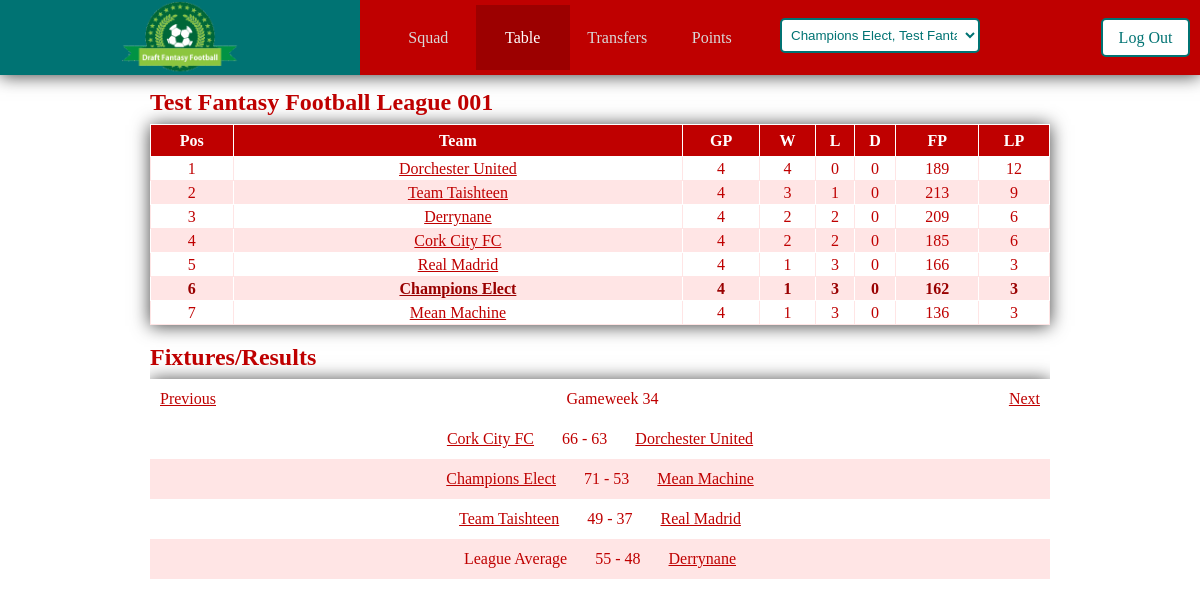
/index.php?table=true&squadid=42 (signed in), run on the app's committed database.
### tables this page shows
CREATE TABLE IF NOT EXISTS `fantasyleague` (
  `id` int(11) NOT NULL AUTO_INCREMENT,
  `name` varchar(50) NOT NULL,
  `password` varchar(20) NOT NULL,
  `draftDate` date NOT NULL,
  `draftTime` time NOT NULL,
  `draftSelectionTime` int(11) NOT NULL,
  `admin` int(11) NOT NULL,
  `status` int(11) NOT NULL DEFAULT '0',
  PRIMARY KEY (`id`)
);

CREATE TABLE IF NOT EXISTS `managersteam` (
  `id` int(11) NOT NULL AUTO_INCREMENT,
  `manager` int(11) NOT NULL,
  `league` int(11) NOT NULL,
  `name` varchar(50) NOT NULL,
  `jersey` int(11) NOT NULL,
  `colour1` int(11) NOT NULL,
  `colour2` int(11) NOT NULL,
  `w` int(11) NOT NULL,
  `l` int(11) NOT NULL,
  `d` int(11) NOT NULL,
  `totalPoints` int(11) NOT NULL,
  `fantasyPoints` int(11) NOT NULL,
  PRIMARY KEY (`id`)
);

CREATE TABLE IF NOT EXISTS `gameweek` (
  `id` int(11) NOT NULL,
  `startDate` date NOT NULL,
  `endDate` date NOT NULL,
  `status` int(11) NOT NULL DEFAULT '2',
  PRIMARY KEY (`id`)
);

CREATE TABLE IF NOT EXISTS `fantasymatch` (
  `id` int(11) NOT NULL AUTO_INCREMENT,
  `gameweek` int(11) NOT NULL,
  `league` int(11) NOT NULL,
  `team1` int(11) NOT NULL,
  `team2` int(11) NOT NULL,
  `team1score` int(11) NOT NULL,
  `team2score` int(11) NOT NULL,
  `status` int(11) NOT NULL,
  PRIMARY KEY (`id`)
);

### assets/model/league.php (the view, shortened to what the rows shown need)
<?php
class league
{
	var $database;
    public function __construct()
	{
        $this->database = new database();
	}
    public function loadLeagueTable()
    {
        $teamsLeagueResult = $this->database->_getTeamsLeague($_GET['squadid']);
        $teamsLeagueRow = $teamsLeagueResult->fetch_assoc();
        $leagueid = $teamsLeagueRow['leagueid'];
        $result =  $this->database->_loadLeagueTable($leagueid);
        $row = $result->fetch_assoc();
        echo '
            <h2>'. $row['leagueName'] .'</h2>
            <table>
                <tr>
                    <th title="Position">Pos</th>
                    <th title="Team Name" class="teamName">Team</th>
                    <th title="Games Played">GP</th>
                    <th title="Wins">W</th>
                    <th title="Loses">L</th>
                    <th title="Draws">D</th>
                    <th title="Fantasy Points">FP</th>
                    <th title="League Points">LP</th>
                </tr>
        ';
            if($row['manager'] == $_SESSION['id'])
            {
                echo '<tr class="usersTeam">';
            }
            else
            {
                echo '<tr>';
            }
        echo '
                    <td>1</td>
                    <td><a href="index.php?viewsquad='. $row['id'] .'&squadid='. $_GET['squadid'] .'">'. $row['name'] .'</a></td>
                    <td>'. $row['gamesPlayed'] .'</td>
                    <td>'. $row['w'] .'</td>
                    <td>'. $row['l'] .'</td>
                    <td>'. $row['d'] .'</td>
                    <td>'. $row['fantasyPoints'] .'</td>
                    <td>'. $row['totalPoints'] .'</td>
                 </tr>
                ';
            $position = 2;
            while ($row = $result->fetch_assoc())
            {
                if($row['manager'] == $_SESSION['id'])
                {
                    echo '<tr class="usersTeam">';
                }
                else
                {
                    echo '<tr>';
                }
            echo'
                    <td>'. $position .'</td>
                    <td><a href="index.php?viewsquad='. $row['id'] .'&squadid='. $_GET['squadid'] .'">'. $row['name'] .'</a></td>
                    <td>'. $row['gamesPlayed'] .'</td>
                    <td>'. $row['w'] .'</td>
                    <td>'. $row['l'] .'</td>
                    <td>'. $row['d'] .'</td>
                    <td>'. $row['fantasyPoints'] .'</td>
                    <td>'. $row['totalPoints'] .'</td>
                 </tr>
            ';
                $position++;
            }
        echo '
            </table>
        ';
    }
    function getFixtures($date)
    {
        $teamsLeagueResult = $this->database->_getTeamsLeague($_GET['squadid']);
        $teamsLeagueRow = $teamsLeagueResult->fetch_assoc();
        $leagueid = $teamsLeagueRow['leagueid'];
        $result =  $this->database->_getGameweek($date);
        $row = $result->fetch_assoc();
        $gameweek = $row['id'];
        $lastWeek = $row['id'] - 1;
        $nextWeek = $row['id'] + 1;
        echo'
            <div id="fixturesWrapper">
                <div id="gwSelector">';
                if($lastWeek != 0)
                {
                    echo '<p class="gwButtonL" id="'. $lastWeek.'">Previous</p>';
                }
                 echo '<p id="gwNumber">Gameweek '. $gameweek .'</p>';
                if($nextWeek != 39)
                {
                    echo '<p class="gwButtonR" id="'. $nextWeek.'">Next</p>';
                }
        echo'
                    </div>
            <div id="changeFixturesWrapper">
        ';
        $result2 =  $this->database->_getGWFixtures($leagueid, $gameweek);
        $count=mysqli_num_rows($result2);
        if($count<1)
        {
            echo '<p id="noFixturesText">No fixtures</p>';
        }
        else
        {
            $totalLeaguePoints = 0; $numTeams = 0;
            while($row2 = $result2->fetch_assoc())
            {
                $numTeams = $numTeams + 2;
            echo'
                    <div class="fixture">';
                    if($row2['status'] != 0)
                    {
                        $team1TotalPoints = 0; $team2TotalPoints = 0;
                        for($i=1; $i<11; $i++)
                        {
                            if($i == 1)
                            {
                                $goaliePos = "g".$i; $starterPos = "st".$i;
                                $goalie = $this->database->_getSinglePlayerGameweekPoints(${$goaliePos}, $gameweek);
                                $goalieRow = $goalie->fetch_assoc();
                                $starter = $this->database->_getSinglePlayerGameweekPoints(${$starterPos}, $gameweek);
                                $starterRow = $starter->fetch_assoc();
                                $goaliePoints = $goalieRow['total'];
                                $starterPoints = $starterRow['total'];
                                $team1TotalPoints = $team1TotalPoints + $goaliePoints;
                                $team1TotalPoints = $team1TotalPoints + $starterPoints;
                            }
                            else
                            {
                                $starterPos = "st".$i;
                                $starter = $this->database->_getSinglePlayerGameweekPoints(${$starterPos}, $gameweek);
                                $starterRow = $starter->fetch_assoc();
                                $starterPoints = $starterRow['total'];
                                $team1TotalPoints = $team1TotalPoints + $starterPoints;
                            }
                        }
                        $totalLeaguePoints = $totalLeaguePoints + $team1TotalPoints;
                        for($i=1; $i<11; $i++)
                        {
                            if($i == 1)
                            {
                                $goaliePos = "g".$i; $starterPos = "st".$i;
                                $goalie = $this->database->_getSinglePlayerGameweekPoints(${$goaliePos}, $gameweek);
                                $goalieRow = $goalie->fetch_assoc();
                                $starter = $this->database->_getSinglePlayerGameweekPoints(${$starterPos}, $gameweek);
                                $starterRow = $starter->fetch_assoc();
                                $goaliePoints = $goalieRow['total'];
                                $starterPoints = $starterRow['total'];
                                $team2TotalPoints = $team2TotalPoints + $goaliePoints;
                                $team2TotalPoints = $team2TotalPoints + $starterPoints;
                            }
                            else
                            {
                                $starterPos = "st".$i;
                                $starter = $this->database->_getSinglePlayerGameweekPoints(${$starterPos}, $gameweek);
                                $starterRow = $starter->fetch_assoc();
                                $starterPoints = $starterRow['total'];
                                $team2TotalPoints = $team2TotalPoints + $starterPoints;
                            }
                        }
                        $totalLeaguePoints = $totalLeaguePoints + $team2TotalPoints;
                        echo'
                            <span class="fixtureText"> <a href="index.php?viewsquad='. $row2['team1'] .'&squadid='. $_GET['squadid'] .'&gameweek='. $gameweek .'">'. $row2['team1name'] .'</a></span> '. $team1TotalPoints .'
                            -
                            '. $team2TotalPoints .' <span class="fixtureText"><a href="index.php?viewsquad='. $row2['team2'] .'&squadid='. $_GET['squadid'] .'&gameweek='. $gameweek .'">'. $row2['team2name'] .'</a></span></div>
                        ';
                    }
                    else
                    {
                        echo'
                            <span class="fixtureText">'. $row2['team1name'] .'</span>
                            <a href="">Vs</a>
                            <span class="fixtureText">'. $row2['team2name'] .'</span></div>
                        ';
                    }
            }
            $resultVsLA =  $this->database->_getGWFixturesVsLeagueAverage($leagueid, $row['id']);
            $countVsLa=mysqli_num_rows($resultVsLA);
            if($countVsLa == 1)
            {
                $numTeams = $numTeams + 1;
                $teamVsLaTotalPoints = 0;
                while($rowVsLA = $resultVsLA->fetch_assoc())
                {
                    if($rowVsLA['status'] != 0)
                    {
                        for($i=1; $i<11; $i++)
                        {
                            if($i == 1)
                            {
                                $goaliePos = "g".$i; $starterPos = "st".$i;
                                $goalie = $this->database->_getSinglePlayerGameweekPoints(${$goaliePos}, $gameweek);
                                $goalieRow = $goalie->fetch_assoc();
                                $starter = $this->database->_getSinglePlayerGameweekPoints(${$starterPos}, $gameweek);
                                $starterRow = $starter->fetch_assoc();
                                $goaliePoints = $goalieRow['total'];
                                $starterPoints = $starterRow['total'];
                                $teamVsLaTotalPoints = $teamVsLaTotalPoints + $goaliePoints;
                                $teamVsLaTotalPoints = $teamVsLaTotalPoints + $starterPoints;
                            }
                            else
                            {
                                $starterPos = "st".$i;
                                $starter = $this->database->_getSinglePlayerGameweekPoints(${$starterPos}, $gameweek);
                                $starterRow = $starter->fetch_assoc();
                                $starterPoints = $starterRow['total'];
                                $teamVsLaTotalPoints = $teamVsLaTotalPoints + $starterPoints;
                            }
                        }
                    }
                    $totalLeaguePoints = $totalLeaguePoints + $teamVsLaTotalPoints;
                    $leagueAverage = round($totalLeaguePoints / $numTeams);
                echo'
                    <div class="fixture">';
                    if($rowVsLA['status'] != 0)
                    {
                        echo'
                            <span class="fixtureText">League Average</span> '. $leagueAverage .'
                            -
                            '. $teamVsLaTotalPoints .' <span class="fixtureText"><a href="index.php?viewsquad='. $rowVsLA['team2'] .'&squadid='. $_GET['squadid'] .'&gameweek='. $gameweek .'">'. $rowVsLA['team2name'] .'</a></span></div>
                        ';
                    }
                    else
                    {
                        echo'
                            <span class="fixtureText">League Average</span>
                            <a href="">Vs</a>
                            <span class="fixtureText">'. $rowVsLA['team2name'] .'</span></div>
                        ';
                    }
                echo'</div>';
                }
            }
            echo'
                </div>
            ';
        }
    }
}
?>

### data on the page
fantasyleague: name "Test Fantasy Football League 001"
managersteam: name "Dorchester United", w "4", l "0", d "0", fantasyPoints "189", totalPoints "12"
managersteam: name "Team Taishteen", gamesPlayed "4", w "3", l "1", d "0", fantasyPoints "213", totalPoints "9"
managersteam: name "Derrynane", gamesPlayed "4", w "2", l "2", d "0", fantasyPoints "209", totalPoints "6"
managersteam: name "Cork City FC", gamesPlayed "4", w "2", l "2", d "0", fantasyPoints "185", totalPoints "6"
managersteam: name "Real Madrid", gamesPlayed "4", w "1", l "3", d "0", fantasyPoints "166", totalPoints "3"
managersteam: name "Champions Elect", gamesPlayed "4", w "1", l "3", d "0", fantasyPoints "162", totalPoints "3"
managersteam: name "Mean Machine", gamesPlayed "4", w "1", l "3", d "0", fantasyPoints "136", totalPoints "3"
gameweek: id "34"
fantasymatch: managersteam.name "Cork City FC", team1TotalPoints "66", team2TotalPoints "63", managersteam.name "Dorchester United"
fantasymatch: managersteam.name "Champions Elect", team1TotalPoints "71", team2TotalPoints "53", managersteam.name "Mean Machine"
fantasymatch: managersteam.name "Team Taishteen", team1TotalPoints "49", team2TotalPoints "37", managersteam.name "Real Madrid"
fantasymatch: leagueAverage "55", teamVsLaTotalPoints "48", managersteam.name "Derrynane"

### other printed values
$row['gamesPlayed'] "4"
form field value "Champions Elect, Test Fantasy Football League 001"
